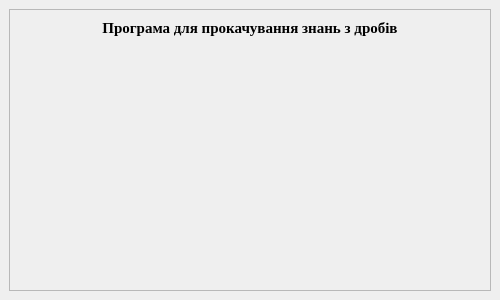
<?xml version="1.0" encoding="UTF-8"?>
<ui version="4.0">
 <class>MainWindow</class>
 <widget class="QMainWindow" name="MainWindow">
  <property name="geometry">
   <rect>
    <x>0</x>
    <y>0</y>
    <width>500</width>
    <height>300</height>
   </rect>
  </property>
  <property name="minimumSize">
   <size>
    <width>500</width>
    <height>300</height>
   </size>
  </property>
  <property name="maximumSize">
   <size>
    <width>16777215</width>
    <height>16777215</height>
   </size>
  </property>
  <property name="windowTitle">
   <string>Програма для прокачування знань з дробів</string>
  </property>
  <widget class="QWidget" name="centralwidget">
   <property name="maximumSize">
    <size>
     <width>800</width>
     <height>800</height>
    </size>
   </property>
   <layout class="QVBoxLayout" name="verticalLayout">
    <item>
     <widget class="QFrame" name="frame">
      <property name="maximumSize">
       <size>
        <width>16777215</width>
        <height>16777215</height>
       </size>
      </property>
      <property name="frameShape">
       <enum>QFrame::StyledPanel</enum>
      </property>
      <property name="frameShadow">
       <enum>QFrame::Raised</enum>
      </property>
      <layout class="QVBoxLayout" name="verticalLayout_2">
       <item>
        <widget class="QLabel" name="label">
         <property name="font">
          <font>
           <family>Times New Roman</family>
           <pointsize>11</pointsize>
           <weight>75</weight>
           <bold>true</bold>
          </font>
         </property>
         <property name="text">
          <string>Програма для прокачування знань з дробів</string>
         </property>
         <property name="alignment">
          <set>Qt::AlignCenter</set>
         </property>
        </widget>
       </item>
       <item>
        <widget class="QScrollArea" name="scrollArea">
         <property name="frameShape">
          <enum>QFrame::NoFrame</enum>
         </property>
         <property name="frameShadow">
          <enum>QFrame::Raised</enum>
         </property>
         <property name="widgetResizable">
          <bool>true</bool>
         </property>
         <widget class="QWidget" name="scrollAreaWidgetContents">
          <property name="geometry">
           <rect>
            <x>0</x>
            <y>0</y>
            <width>462</width>
            <height>239</height>
           </rect>
          </property>
          <layout class="QVBoxLayout" name="verticalLayout_3"/>
         </widget>
        </widget>
       </item>
      </layout>
     </widget>
    </item>
   </layout>
  </widget>
 </widget>
 <resources/>
 <connections/>
</ui>
